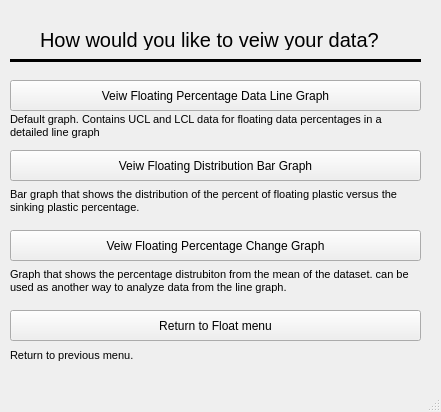
<?xml version="1.0" encoding="UTF-8"?>
<ui version="4.0">
 <class>MainWindow</class>
 <widget class="QMainWindow" name="MainWindow">
  <property name="geometry">
   <rect>
    <x>0</x>
    <y>0</y>
    <width>441</width>
    <height>412</height>
   </rect>
  </property>
  <property name="windowTitle">
   <string>MainWindow</string>
  </property>
  <widget class="QWidget" name="centralwidget">
   <widget class="QPushButton" name="veiwLineGraphFloatButton">
    <property name="geometry">
     <rect>
      <x>10</x>
      <y>80</y>
      <width>411</width>
      <height>31</height>
     </rect>
    </property>
    <property name="text">
     <string>Veiw Floating Percentage Data Line Graph</string>
    </property>
   </widget>
   <widget class="QLabel" name="label">
    <property name="geometry">
     <rect>
      <x>10</x>
      <y>100</y>
      <width>411</width>
      <height>51</height>
     </rect>
    </property>
    <property name="font">
     <font>
      <pointsize>8</pointsize>
     </font>
    </property>
    <property name="text">
     <string>Default graph. Contains UCL and LCL data for floating data percentages in a detailed line graph</string>
    </property>
    <property name="wordWrap">
     <bool>true</bool>
    </property>
   </widget>
   <widget class="QPushButton" name="veiwBarGraphFloatButton">
    <property name="geometry">
     <rect>
      <x>10</x>
      <y>150</y>
      <width>411</width>
      <height>31</height>
     </rect>
    </property>
    <property name="text">
     <string>Veiw Floating Distribution Bar Graph</string>
    </property>
   </widget>
   <widget class="QLabel" name="label_2">
    <property name="geometry">
     <rect>
      <x>10</x>
      <y>160</y>
      <width>411</width>
      <height>81</height>
     </rect>
    </property>
    <property name="font">
     <font>
      <pointsize>8</pointsize>
     </font>
    </property>
    <property name="text">
     <string>Bar graph that shows the distribution of the percent of floating plastic versus the sinking plastic percentage.</string>
    </property>
    <property name="wordWrap">
     <bool>true</bool>
    </property>
   </widget>
   <widget class="QPushButton" name="veiwLPercentageChangeFloatButton">
    <property name="geometry">
     <rect>
      <x>10</x>
      <y>230</y>
      <width>411</width>
      <height>31</height>
     </rect>
    </property>
    <property name="text">
     <string>Veiw Floating Percentage Change Graph</string>
    </property>
   </widget>
   <widget class="QLabel" name="label_3">
    <property name="geometry">
     <rect>
      <x>10</x>
      <y>240</y>
      <width>411</width>
      <height>81</height>
     </rect>
    </property>
    <property name="font">
     <font>
      <pointsize>8</pointsize>
     </font>
    </property>
    <property name="text">
     <string>Graph that shows the percentage distrubiton from the mean of the dataset. can be used as another way to analyze data from the line graph.</string>
    </property>
    <property name="wordWrap">
     <bool>true</bool>
    </property>
   </widget>
   <widget class="QPushButton" name="returnToFloatMenuButton">
    <property name="geometry">
     <rect>
      <x>10</x>
      <y>310</y>
      <width>411</width>
      <height>31</height>
     </rect>
    </property>
    <property name="text">
     <string>Return to Float menu</string>
    </property>
   </widget>
   <widget class="QLabel" name="label_4">
    <property name="geometry">
     <rect>
      <x>10</x>
      <y>330</y>
      <width>411</width>
      <height>51</height>
     </rect>
    </property>
    <property name="font">
     <font>
      <pointsize>8</pointsize>
     </font>
    </property>
    <property name="text">
     <string>Return to previous menu.</string>
    </property>
    <property name="wordWrap">
     <bool>true</bool>
    </property>
   </widget>
   <widget class="QLabel" name="label_5">
    <property name="geometry">
     <rect>
      <x>40</x>
      <y>30</y>
      <width>381</width>
      <height>20</height>
     </rect>
    </property>
    <property name="font">
     <font>
      <pointsize>15</pointsize>
     </font>
    </property>
    <property name="text">
     <string>How would you like to veiw your data?</string>
    </property>
   </widget>
   <widget class="Line" name="line">
    <property name="geometry">
     <rect>
      <x>10</x>
      <y>50</y>
      <width>411</width>
      <height>20</height>
     </rect>
    </property>
    <property name="frameShadow">
     <enum>QFrame::Plain</enum>
    </property>
    <property name="lineWidth">
     <number>3</number>
    </property>
    <property name="midLineWidth">
     <number>3</number>
    </property>
    <property name="orientation">
     <enum>Qt::Horizontal</enum>
    </property>
   </widget>
  </widget>
  <widget class="QMenuBar" name="menubar">
   <property name="geometry">
    <rect>
     <x>0</x>
     <y>0</y>
     <width>441</width>
     <height>21</height>
    </rect>
   </property>
  </widget>
  <widget class="QStatusBar" name="statusbar"/>
 </widget>
 <resources/>
 <connections/>
</ui>
